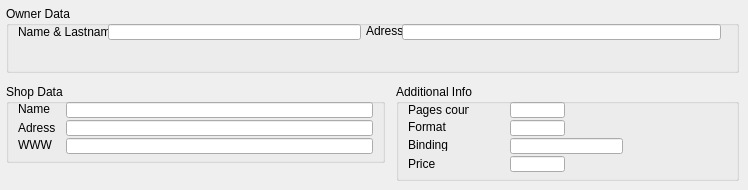
    <widget class="QWidget" name="TAB_INFO">
     <attribute name="title">
      <string>Info</string>
     </attribute>
     <widget class="QGroupBox" name="groupBox">
      <property name="geometry">
       <rect>
        <x>6</x>
        <y>6</y>
        <width>733</width>
        <height>67</height>
       </rect>
      </property>
      <property name="title">
       <string>Owner Data</string>
      </property>
      <widget class="QLabel" name="label_11">
       <property name="geometry">
        <rect>
         <x>12</x>
         <y>18</y>
         <width>91</width>
         <height>16</height>
        </rect>
       </property>
       <property name="text">
        <string>Name &amp; Lastname</string>
       </property>
      </widget>
      <widget class="QLineEdit" name="lineEdit_WL_Imienazw">
       <property name="geometry">
        <rect>
         <x>102</x>
         <y>18</y>
         <width>253</width>
         <height>16</height>
        </rect>
       </property>
      </widget>
      <widget class="QLabel" name="label_12">
       <property name="geometry">
        <rect>
         <x>360</x>
         <y>18</y>
         <width>46</width>
         <height>13</height>
        </rect>
       </property>
       <property name="text">
        <string>Adress</string>
       </property>
      </widget>
      <widget class="QLineEdit" name="lineEdit_WL_Adres">
       <property name="geometry">
        <rect>
         <x>396</x>
         <y>18</y>
         <width>319</width>
         <height>16</height>
        </rect>
       </property>
      </widget>
     </widget>
     <widget class="QGroupBox" name="groupBox_2">
      <property name="geometry">
       <rect>
        <x>6</x>
        <y>84</y>
        <width>379</width>
        <height>79</height>
       </rect>
      </property>
      <property name="title">
       <string>Shop Data</string>
      </property>
      <widget class="QLabel" name="label_14">
       <property name="geometry">
        <rect>
         <x>12</x>
         <y>18</y>
         <width>46</width>
         <height>13</height>
        </rect>
       </property>
       <property name="text">
        <string>Name</string>
       </property>
      </widget>
      <widget class="QLineEdit" name="lineEdit_MZ_Nazwa">
       <property name="geometry">
        <rect>
         <x>60</x>
         <y>18</y>
         <width>307</width>
         <height>16</height>
        </rect>
       </property>
      </widget>
      <widget class="QLabel" name="label_15">
       <property name="geometry">
        <rect>
         <x>12</x>
         <y>36</y>
         <width>37</width>
         <height>16</height>
        </rect>
       </property>
       <property name="text">
        <string>Adress</string>
       </property>
      </widget>
      <widget class="QLineEdit" name="lineEdit__MZ_Adres">
       <property name="geometry">
        <rect>
         <x>60</x>
         <y>36</y>
         <width>307</width>
         <height>16</height>
        </rect>
       </property>
      </widget>
      <widget class="QLabel" name="label_16">
       <property name="geometry">
        <rect>
         <x>12</x>
         <y>54</y>
         <width>46</width>
         <height>13</height>
        </rect>
       </property>
       <property name="text">
        <string>WWW</string>
       </property>
      </widget>
      <widget class="QLineEdit" name="lineEdit_MZ_WWW">
       <property name="geometry">
        <rect>
         <x>60</x>
         <y>54</y>
         <width>307</width>
         <height>16</height>
        </rect>
       </property>
      </widget>
     </widget>
     <widget class="QGroupBox" name="groupBox_3">
      <property name="geometry">
       <rect>
        <x>396</x>
        <y>84</y>
        <width>343</width>
        <height>97</height>
       </rect>
      </property>
      <property name="title">
       <string>Additional Info</string>
      </property>
      <widget class="QLabel" name="label_22">
       <property name="geometry">
        <rect>
         <x>12</x>
         <y>72</y>
         <width>46</width>
         <height>16</height>
        </rect>
       </property>
       <property name="text">
        <string>Price</string>
       </property>
      </widget>
      <widget class="QLabel" name="label_25">
       <property name="geometry">
        <rect>
         <x>12</x>
         <y>18</y>
         <width>61</width>
         <height>16</height>
        </rect>
       </property>
       <property name="text">
        <string>Pages count</string>
       </property>
      </widget>
      <widget class="QLabel" name="label_26">
       <property name="geometry">
        <rect>
         <x>12</x>
         <y>36</y>
         <width>46</width>
         <height>13</height>
        </rect>
       </property>
       <property name="text">
        <string>Format</string>
       </property>
      </widget>
      <widget class="QLabel" name="label_27">
       <property name="geometry">
        <rect>
         <x>12</x>
         <y>54</y>
         <width>46</width>
         <height>13</height>
        </rect>
       </property>
       <property name="text">
        <string>Binding</string>
       </property>
      </widget>
      <widget class="QLineEdit" name="lineEdit_INFO_PageCount">
       <property name="geometry">
        <rect>
         <x>114</x>
         <y>18</y>
         <width>55</width>
         <height>16</height>
        </rect>
       </property>
      </widget>
      <widget class="QLineEdit" name="lineEdit_INFO_Format">
       <property name="geometry">
        <rect>
         <x>114</x>
         <y>36</y>
         <width>55</width>
         <height>16</height>
        </rect>
       </property>
      </widget>
      <widget class="QLineEdit" name="lineEdit_INFO_Oprawa">
       <property name="geometry">
        <rect>
         <x>114</x>
         <y>54</y>
         <width>113</width>
         <height>16</height>
        </rect>
       </property>
      </widget>
      <widget class="QLineEdit" name="lineEdit_INFO_Cena">
       <property name="geometry">
        <rect>
         <x>114</x>
         <y>72</y>
         <width>55</width>
         <height>16</height>
        </rect>
       </property>
      </widget>
     </widget>
    </widget>
